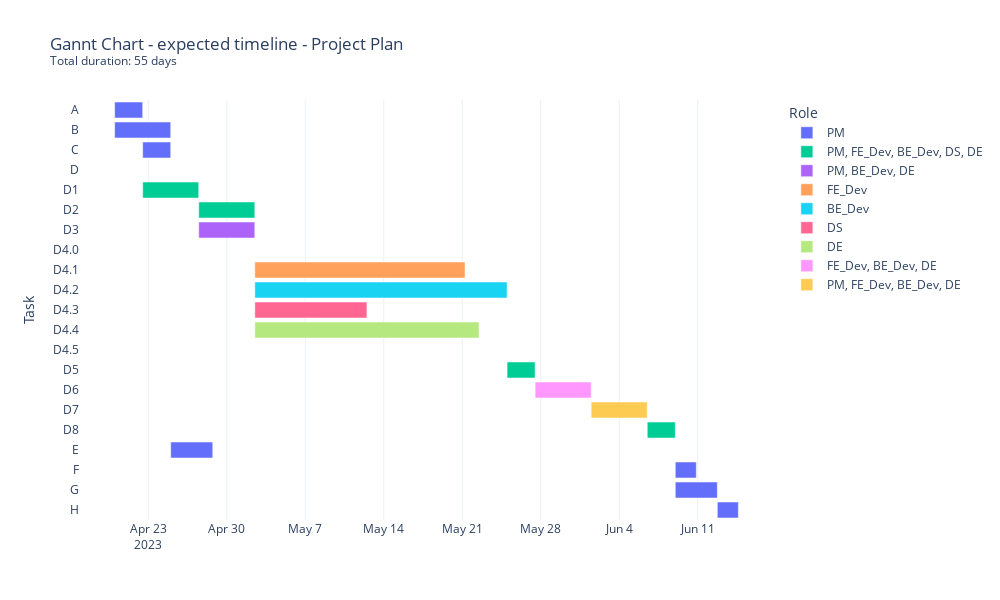

Notebook cell for this chart:
### Code cell
# join the df_results and tags dataframes
# remove duplicate columns
df_results = df_results.merge(tags, left_on='Activity', right_on='taskID', how='left')

# create a Gannt chart using plotly
import plotly.express as px

# create a figure , showing arrows between the activities
fig = px.timeline(df_results, x_start='Start_Date'
                  , x_end='End_Date'
                  , y='Activity'
                  , title='Gannt Chart - expected timeline - Project Plan \
                    <br><sup>Total duration: '\
                    +f'{total_duration} days'+'</sup>'
                  , color='Role'
                  , labels={'Activity': 'Task'}
                  , width=1000
                  , height=600
                  , template='plotly_white'
                  , category_orders={'Activity': activities_list}
                  , hover_name='Activity'
                  , hover_data={'task': True, 'Start': True, 'End': True, 'Duration': True, 'Weekends': True, 'Total_Duration': True}
                  )

# show the figure
fig.show()

# export the figure to '003. Output Files/fig_01_gannt_chart.html'
output_file_path = '003. Output Files/fig_01_gannt_chart.html'
fig.write_html(output_file_path)

### Figure 1 — Plotly figure (JSON) as saved in the notebook; plotly's stock layout.template omitted (floating-point values rounded to 4 significant figures)
{"data": [{"alignmentgroup": "True", "base": ["2023-04-20T00:00:00", "2023-04-20T00:00:00", "2023-04-22T12:00:00", "2023-04-25T00:00:00", "2023-06-09T00:00:00", "2023-06-09T00:00:00", "2023-06-12T18:00:00"], "customdata": [["Describe product", 0, 2.5, 2.5, 0, 2.5], ["Develop marketing strategy", 0, 5, 5, 1, 6], ["Design brochure", 2.5, 5, 2.5, 0, 2.5], ["Survey potential market", 5, 8.75, 3.75, 0, 3.75], ["Develop pricing plan", 50, 51.88, 1.875, 0, 1.875], ["Develop implementation  plan", 50, 53.75, 3.75, 0, 3.75], ["Write client proposal", 53.75, 55.62, 1.875, 0, 1.875]], "hovertemplate": "<b>%{hovertext}</b><br><br>Role=PM<br>Start_Date=%{base}<br>End_Date=%{x}<br>Task=%{y}<br>task=%{customdata[0]}<br>Start=%{customdata[1]}<br>End=%{customdata[2]}<br>Duration=%{customdata[3]}<br>Weekends=%{customdata[4]}<br>Total_Duration=%{customdata[5]}<extra></extra>", "hovertext": ["A", "B", "C", "E", "F", "G", "H"], "legendgroup": "PM", "marker": {"color": "#636efa", "pattern": {"shape": ""}}, "name": "PM", "offsetgroup": "PM", "orientation": "h", "showlegend": true, "textposition": "auto", "type": "bar", "x": [216000000, 432000000, 216000000, 324000000, 162000000, 324000000, 162000000], "xaxis": "x", "y": ["A", "B", "C", "E", "F", "G", "H"], "yaxis": "y"}, {"alignmentgroup": "True", "base": ["2023-04-22T12:00:00", "2023-04-27T12:00:00", "2023-05-25T00:00:00", "2023-06-06T12:00:00"], "customdata": [["Requirements analysis", 2.5, 7.5, 5, 1, 6], ["Software design", 7.5, 12.5, 5, 1, 6], ["Write documentation", 35, 37.5, 2.5, 0, 2.5], ["Package deliverables", 47.5, 50, 2.5, 0, 2.5]], "hovertemplate": "<b>%{hovertext}</b><br><br>Role=PM, FE_Dev, BE_Dev, DS, DE<br>Start_Date=%{base}<br>End_Date=%{x}<br>Task=%{y}<br>task=%{customdata[0]}<br>Start=%{customdata[1]}<br>End=%{customdata[2]}<br>Duration=%{customdata[3]}<br>Weekends=%{customdata[4]}<br>Total_Duration=%{customdata[5]}<extra></extra>", "hovertext": ["D1", "D2", "D5", "D8"], "legendgroup": "PM, FE_Dev, BE_Dev, DS, DE", "marker": {"color": "#00cc96", "pattern": {"shape": ""}}, "name": "PM, FE_Dev, BE_Dev, DS, DE", "offsetgroup": "PM, FE_Dev, BE_Dev, DS, DE", "orientation": "h", "showlegend": true, "textposition": "auto", "type": "bar", "x": [432000000, 432000000, 216000000, 216000000], "xaxis": "x", "y": ["D1", "D2", "D5", "D8"], "yaxis": "y"}, {"alignmentgroup": "True", "base": ["2023-04-27T12:00:00"], "customdata": [["System design", 7.5, 12.5, 5, 1, 6]], "hovertemplate": "<b>%{hovertext}</b><br><br>Role=PM, BE_Dev, DE<br>Start_Date=%{base}<br>End_Date=%{x}<br>Task=%{y}<br>task=%{customdata[0]}<br>Start=%{customdata[1]}<br>End=%{customdata[2]}<br>Duration=%{customdata[3]}<br>Weekends=%{customdata[4]}<br>Total_Duration=%{customdata[5]}<extra></extra>", "hovertext": ["D3"], "legendgroup": "PM, BE_Dev, DE", "marker": {"color": "#ab63fa", "pattern": {"shape": ""}}, "name": "PM, BE_Dev, DE", "offsetgroup": "PM, BE_Dev, DE", "orientation": "h", "showlegend": true, "textposition": "auto", "type": "bar", "x": [432000000], "xaxis": "x", "y": ["D3"], "yaxis": "y"}, {"alignmentgroup": "True", "base": ["2023-05-02T12:00:00"], "customdata": [["Coding - Front-end dev", 12.5, 31.25, 18.75, 3, 21.75]], "hovertemplate": "<b>%{hovertext}</b><br><br>Role=FE_Dev<br>Start_Date=%{base}<br>End_Date=%{x}<br>Task=%{y}<br>task=%{customdata[0]}<br>Start=%{customdata[1]}<br>End=%{customdata[2]}<br>Duration=%{customdata[3]}<br>Weekends=%{customdata[4]}<br>Total_Duration=%{customdata[5]}<extra></extra>", "hovertext": ["D4.1"], "legendgroup": "FE_Dev", "marker": {"color": "#FFA15A", "pattern": {"shape": ""}}, "name": "FE_Dev", "offsetgroup": "FE_Dev", "orientation": "h", "showlegend": true, "textposition": "auto", "type": "bar", "x": [1620000000], "xaxis": "x", "y": ["D4.1"], "yaxis": "y"}, {"alignmentgroup": "True", "base": ["2023-05-02T12:00:00"], "customdata": [["Coding - Back-end dev", 12.5, 35, 22.5, 4, 26.5]], "hovertemplate": "<b>%{hovertext}</b><br><br>Role=BE_Dev<br>Start_Date=%{base}<br>End_Date=%{x}<br>Task=%{y}<br>task=%{customdata[0]}<br>Start=%{customdata[1]}<br>End=%{customdata[2]}<br>Duration=%{customdata[3]}<br>Weekends=%{customdata[4]}<br>Total_Duration=%{customdata[5]}<extra></extra>", "hovertext": ["D4.2"], "legendgroup": "BE_Dev", "marker": {"color": "#19d3f3", "pattern": {"shape": ""}}, "name": "BE_Dev", "offsetgroup": "BE_Dev", "orientation": "h", "showlegend": true, "textposition": "auto", "type": "bar", "x": [1944000000], "xaxis": "x", "y": ["D4.2"], "yaxis": "y"}, {"alignmentgroup": "True", "base": ["2023-05-02T12:00:00"], "customdata": [["Coding - Data Scientist", 12.5, 22.5, 10, 2, 12]], "hovertemplate": "<b>%{hovertext}</b><br><br>Role=DS<br>Start_Date=%{base}<br>End_Date=%{x}<br>Task=%{y}<br>task=%{customdata[0]}<br>Start=%{customdata[1]}<br>End=%{customdata[2]}<br>Duration=%{customdata[3]}<br>Weekends=%{customdata[4]}<br>Total_Duration=%{customdata[5]}<extra></extra>", "hovertext": ["D4.3"], "legendgroup": "DS", "marker": {"color": "#FF6692", "pattern": {"shape": ""}}, "name": "DS", "offsetgroup": "DS", "orientation": "h", "showlegend": true, "textposition": "auto", "type": "bar", "x": [864000000], "xaxis": "x", "y": ["D4.3"], "yaxis": "y"}, {"alignmentgroup": "True", "base": ["2023-05-02T12:00:00"], "customdata": [["Coding - Data Engineer", 12.5, 32.5, 20, 4, 24]], "hovertemplate": "<b>%{hovertext}</b><br><br>Role=DE<br>Start_Date=%{base}<br>End_Date=%{x}<br>Task=%{y}<br>task=%{customdata[0]}<br>Start=%{customdata[1]}<br>End=%{customdata[2]}<br>Duration=%{customdata[3]}<br>Weekends=%{customdata[4]}<br>Total_Duration=%{customdata[5]}<extra></extra>", "hovertext": ["D4.4"], "legendgroup": "DE", "marker": {"color": "#B6E880", "pattern": {"shape": ""}}, "name": "DE", "offsetgroup": "DE", "orientation": "h", "showlegend": true, "textposition": "auto", "type": "bar", "x": [1728000000], "xaxis": "x", "y": ["D4.4"], "yaxis": "y"}, {"alignmentgroup": "True", "base": ["2023-05-27T12:00:00"], "customdata": [["Unit testing", 37.5, 42.5, 5, 1, 6]], "hovertemplate": "<b>%{hovertext}</b><br><br>Role=FE_Dev, BE_Dev, DE<br>Start_Date=%{base}<br>End_Date=%{x}<br>Task=%{y}<br>task=%{customdata[0]}<br>Start=%{customdata[1]}<br>End=%{customdata[2]}<br>Duration=%{customdata[3]}<br>Weekends=%{customdata[4]}<br>Total_Duration=%{customdata[5]}<extra></extra>", "hovertext": ["D6"], "legendgroup": "FE_Dev, BE_Dev, DE", "marker": {"color": "#FF97FF", "pattern": {"shape": ""}}, "name": "FE_Dev, BE_Dev, DE", "offsetgroup": "FE_Dev, BE_Dev, DE", "orientation": "h", "showlegend": true, "textposition": "auto", "type": "bar", "x": [432000000], "xaxis": "x", "y": ["D6"], "yaxis": "y"}, {"alignmentgroup": "True", "base": ["2023-06-01T12:00:00"], "customdata": [["System testing", 42.5, 47.5, 5, 1, 6]], "hovertemplate": "<b>%{hovertext}</b><br><br>Role=PM, FE_Dev, BE_Dev, DE<br>Start_Date=%{base}<br>End_Date=%{x}<br>Task=%{y}<br>task=%{customdata[0]}<br>Start=%{customdata[1]}<br>End=%{customdata[2]}<br>Duration=%{customdata[3]}<br>Weekends=%{customdata[4]}<br>Total_Duration=%{customdata[5]}<extra></extra>", "hovertext": ["D7"], "legendgroup": "PM, FE_Dev, BE_Dev, DE", "marker": {"color": "#FECB52", "pattern": {"shape": ""}}, "name": "PM, FE_Dev, BE_Dev, DE", "offsetgroup": "PM, FE_Dev, BE_Dev, DE", "orientation": "h", "showlegend": true, "textposition": "auto", "type": "bar", "x": [432000000], "xaxis": "x", "y": ["D7"], "yaxis": "y"}], "layout": {"barmode": "overlay", "height": 600, "legend": {"title": {"text": "Role"}, "tracegroupgap": 0}, "title": {"text": "Gannt Chart - expected timeline - Project Plan                     <br><sup>Total duration: 55 days</sup>"}, "width": 1000, "xaxis": {"anchor": "y", "domain": [0, 1], "type": "date"}, "yaxis": {"anchor": "x", "categoryarray": ["H", "G", "F", "E", "D8", "D7", "D6", "D5", "D4.5", "D4.4", "D4.3", "D4.2", "D4.1", "D4.0", "D3", "D2", "D1", "D", "C", "B", "A"], "categoryorder": "array", "domain": [0, 1], "title": {"text": "Task"}}}}
